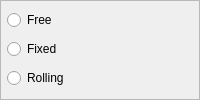
               <widget class="QFrame" name="frame_7">
                <property name="sizePolicy">
                 <sizepolicy hsizetype="Preferred" vsizetype="Preferred">
                  <horstretch>0</horstretch>
                  <verstretch>0</verstretch>
                 </sizepolicy>
                </property>
                <property name="frameShape">
                 <enum>QFrame::StyledPanel</enum>
                </property>
                <property name="frameShadow">
                 <enum>QFrame::Sunken</enum>
                </property>
                <layout class="QVBoxLayout" name="verticalLayout_33">
                 <property name="leftMargin">
                  <number>6</number>
                 </property>
                 <property name="topMargin">
                  <number>6</number>
                 </property>
                 <property name="rightMargin">
                  <number>6</number>
                 </property>
                 <property name="bottomMargin">
                  <number>6</number>
                 </property>
                 <item>
                  <widget class="QRadioButton" name="radioButtonFreeRange">
                   <property name="toolTip">
                    <string>Move and zoom plot by mouse</string>
                   </property>
                   <property name="text">
                    <string>Free</string>
                   </property>
                  </widget>
                 </item>
                 <item>
                  <widget class="QRadioButton" name="radioButtonFixedRange">
                   <property name="toolTip">
                    <string>Plot shows whole data</string>
                   </property>
                   <property name="text">
                    <string>Fixed</string>
                   </property>
                  </widget>
                 </item>
                 <item>
                  <widget class="QRadioButton" name="radioButtonRollingRange">
                   <property name="toolTip">
                    <string>Plot shows newest part of data</string>
                   </property>
                   <property name="text">
                    <string>Rolling</string>
                   </property>
                  </widget>
                 </item>
                </layout>
               </widget>
